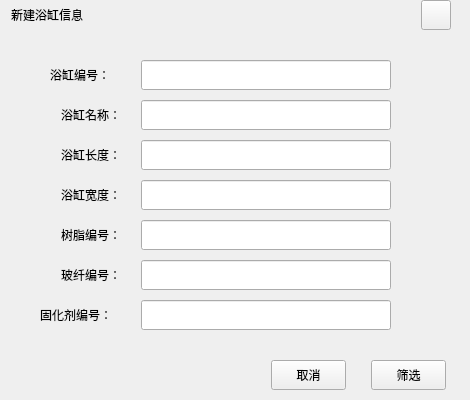
<?xml version="1.0" encoding="UTF-8"?>
<ui version="4.0">
 <class>TableBathSele</class>
 <widget class="QWidget" name="TableBathSele">
  <property name="geometry">
   <rect>
    <x>0</x>
    <y>0</y>
    <width>470</width>
    <height>400</height>
   </rect>
  </property>
  <property name="windowTitle">
   <string>Form</string>
  </property>
  <widget class="QLineEdit" name="BathTubID">
   <property name="geometry">
    <rect>
     <x>141</x>
     <y>60</y>
     <width>250</width>
     <height>30</height>
    </rect>
   </property>
  </widget>
  <widget class="QLabel" name="TitleLab">
   <property name="geometry">
    <rect>
     <x>1</x>
     <y>10</y>
     <width>461</width>
     <height>31</height>
    </rect>
   </property>
   <property name="text">
    <string/>
   </property>
  </widget>
  <widget class="QLabel" name="UserLab_3">
   <property name="geometry">
    <rect>
     <x>61</x>
     <y>180</y>
     <width>80</width>
     <height>30</height>
    </rect>
   </property>
   <property name="text">
    <string>浴缸宽度：</string>
   </property>
  </widget>
  <widget class="QLabel" name="UserLab_4">
   <property name="geometry">
    <rect>
     <x>61</x>
     <y>220</y>
     <width>80</width>
     <height>30</height>
    </rect>
   </property>
   <property name="text">
    <string>树脂编号：</string>
   </property>
  </widget>
  <widget class="QLabel" name="UserLab_1">
   <property name="geometry">
    <rect>
     <x>61</x>
     <y>100</y>
     <width>80</width>
     <height>30</height>
    </rect>
   </property>
   <property name="text">
    <string>浴缸名称：</string>
   </property>
  </widget>
  <widget class="QLineEdit" name="BathTubH">
   <property name="geometry">
    <rect>
     <x>141</x>
     <y>140</y>
     <width>250</width>
     <height>30</height>
    </rect>
   </property>
  </widget>
  <widget class="QLabel" name="UserLab_2">
   <property name="geometry">
    <rect>
     <x>61</x>
     <y>140</y>
     <width>80</width>
     <height>30</height>
    </rect>
   </property>
   <property name="text">
    <string>浴缸长度：</string>
   </property>
  </widget>
  <widget class="QLabel" name="UserLab_7">
   <property name="geometry">
    <rect>
     <x>50</x>
     <y>60</y>
     <width>91</width>
     <height>30</height>
    </rect>
   </property>
   <property name="text">
    <string>浴缸编号：</string>
   </property>
  </widget>
  <widget class="QLabel" name="UserLab_6">
   <property name="geometry">
    <rect>
     <x>40</x>
     <y>300</y>
     <width>101</width>
     <height>30</height>
    </rect>
   </property>
   <property name="text">
    <string>固化剂编号：</string>
   </property>
  </widget>
  <widget class="QLabel" name="InerLab">
   <property name="geometry">
    <rect>
     <x>51</x>
     <y>80</y>
     <width>401</width>
     <height>231</height>
    </rect>
   </property>
   <property name="styleSheet">
    <string notr="true"/>
   </property>
   <property name="text">
    <string/>
   </property>
  </widget>
  <widget class="QLineEdit" name="BathTubW">
   <property name="geometry">
    <rect>
     <x>141</x>
     <y>180</y>
     <width>250</width>
     <height>30</height>
    </rect>
   </property>
  </widget>
  <widget class="QLineEdit" name="CurAgID">
   <property name="geometry">
    <rect>
     <x>141</x>
     <y>300</y>
     <width>250</width>
     <height>30</height>
    </rect>
   </property>
  </widget>
  <widget class="QLabel" name="UserLab_5">
   <property name="geometry">
    <rect>
     <x>61</x>
     <y>260</y>
     <width>80</width>
     <height>30</height>
    </rect>
   </property>
   <property name="text">
    <string>玻纤编号：</string>
   </property>
  </widget>
  <widget class="QLineEdit" name="BathTubName">
   <property name="geometry">
    <rect>
     <x>141</x>
     <y>100</y>
     <width>250</width>
     <height>30</height>
    </rect>
   </property>
  </widget>
  <widget class="QLineEdit" name="FiberGlassID">
   <property name="geometry">
    <rect>
     <x>141</x>
     <y>260</y>
     <width>250</width>
     <height>30</height>
    </rect>
   </property>
  </widget>
  <widget class="QLabel" name="label">
   <property name="geometry">
    <rect>
     <x>11</x>
     <y>0</y>
     <width>151</width>
     <height>30</height>
    </rect>
   </property>
   <property name="text">
    <string>新建浴缸信息</string>
   </property>
  </widget>
  <widget class="QPushButton" name="CloseBtn">
   <property name="geometry">
    <rect>
     <x>421</x>
     <y>0</y>
     <width>30</width>
     <height>30</height>
    </rect>
   </property>
   <property name="text">
    <string/>
   </property>
  </widget>
  <widget class="QLineEdit" name="ResinID">
   <property name="geometry">
    <rect>
     <x>141</x>
     <y>220</y>
     <width>250</width>
     <height>30</height>
    </rect>
   </property>
  </widget>
  <widget class="QPushButton" name="SeleBtn">
   <property name="geometry">
    <rect>
     <x>371</x>
     <y>360</y>
     <width>75</width>
     <height>30</height>
    </rect>
   </property>
   <property name="text">
    <string>筛选</string>
   </property>
  </widget>
  <widget class="QPushButton" name="CancleBtn">
   <property name="geometry">
    <rect>
     <x>271</x>
     <y>360</y>
     <width>75</width>
     <height>30</height>
    </rect>
   </property>
   <property name="text">
    <string>取消</string>
   </property>
  </widget>
  <zorder>InerLab</zorder>
  <zorder>TitleLab</zorder>
  <zorder>BathTubID</zorder>
  <zorder>UserLab_3</zorder>
  <zorder>UserLab_4</zorder>
  <zorder>UserLab_1</zorder>
  <zorder>BathTubH</zorder>
  <zorder>UserLab_2</zorder>
  <zorder>UserLab_7</zorder>
  <zorder>UserLab_6</zorder>
  <zorder>BathTubW</zorder>
  <zorder>CurAgID</zorder>
  <zorder>UserLab_5</zorder>
  <zorder>BathTubName</zorder>
  <zorder>FiberGlassID</zorder>
  <zorder>label</zorder>
  <zorder>CloseBtn</zorder>
  <zorder>ResinID</zorder>
  <zorder>SeleBtn</zorder>
  <zorder>CancleBtn</zorder>
 </widget>
 <resources/>
 <connections/>
</ui>
